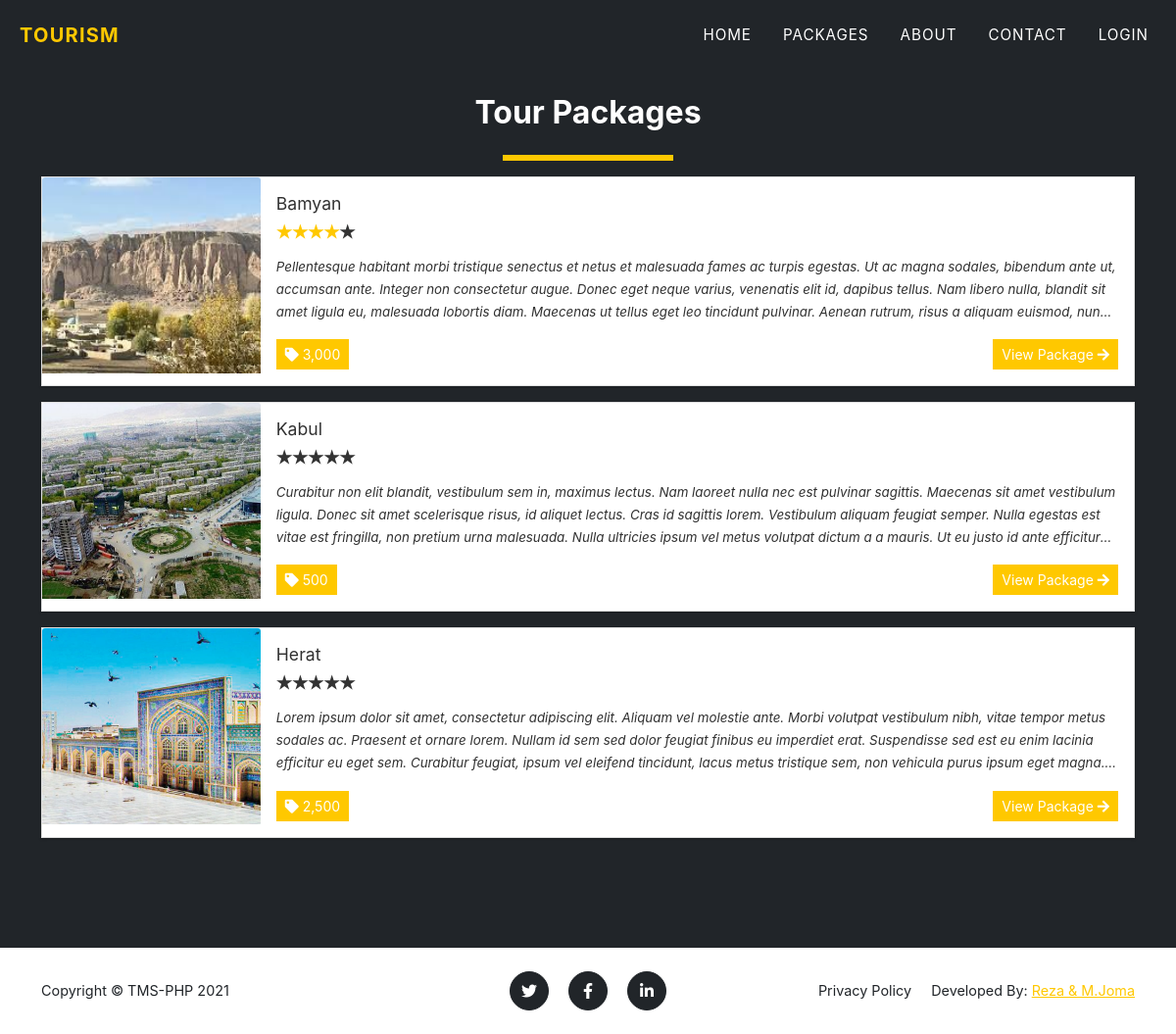
The page /?page=packages on the database its author committed.
### tables this page shows
CREATE TABLE `packages` (
  `id` int(30) NOT NULL,
  `title` text DEFAULT NULL,
  `tour_location` text DEFAULT NULL,
  `cost` double NOT NULL,
  `description` text DEFAULT NULL,
  `upload_path` text DEFAULT NULL,
  `status` tinyint(4) NOT NULL DEFAULT 1 COMMENT '1 =active ,2 = Inactive',
  `date_created` datetime NOT NULL DEFAULT current_timestamp()
);

### config.php (called while the page is built, shortened)
<?php
require_once('classes/DBConnection.php');
require_once('classes/SystemSettings.php');
function validate_image($file){
	if(!empty($file)){
		if(is_file(base_app.$file)){
			return base_url.$file;
		}else{
			return base_url.'dist/img/no-image-available.png';
		}
	}else{
		return base_url.'dist/img/no-image-available.png';
	}
}
?>

### classes/DBConnection.php (called while the page is built, shortened)
<?php
class DBConnection{
    private $host = DB_SERVER;
    private $username = DB_USERNAME;
    private $password = DB_PASSWORD;
    private $database = DB_NAME;
    public $conn;
    public function __construct(){
        if (!isset($this->conn)) {
            $this->conn = new mysqli($this->host, $this->username, $this->password, $this->database);
        }
    }
}
?>

### packages.php (the view)
<section class="page-section bg-dark" id="home">
	<div class="container">
		<h2 class="text-center">Tour Packages</h2>
	<div class="d-flex w-100 justify-content-center">
		<hr class="border-warning" style="border:3px solid" width="15%">
	</div>
	<div class="w-100">
		<?php
		$packages = $conn->query("SELECT * FROM `packages` order by rand() ");
			while($row = $packages->fetch_assoc() ):
				$cover='';
				if(is_dir(base_app.'uploads/package_'.$row['id'])){
					$img = scandir(base_app.'uploads/package_'.$row['id']);
					$k = array_search('.',$img);
					if($k !== false)
						unset($img[$k]);
					$k = array_search('..',$img);
					if($k !== false)
						unset($img[$k]);
					$cover = isset($img[2]) ? 'uploads/package_'.$row['id'].'/'.$img[2] : "";
				}
				$row['description'] = strip_tags(stripslashes(html_entity_decode($row['description'])));
				$review = $conn->query("SELECT * FROM `rate_review` where package_id='{$row['id']}'");
				$review_count =$review->num_rows;
				$rate = 0;
				while($r= $review->fetch_assoc()){
					$rate += $r['rate'];
				}
				if($rate > 0 && $review_count > 0)
				$rate = number_format($rate/$review_count,0,"");
		?>
			<div class="card d-flex w-100 rounded-0 mb-3 package-item">
				<img class="card-img-top" src="<?php echo validate_image($cover) ?>" alt="<?php echo $row['title'] ?>" height="200rem" style="object-fit:cover">
				<div class="card-body">
				<h5 class="card-title truncate-1"><?php echo $row['title'] ?></h5>
				<div class=" w-100 d-flex justify-content-start">
				<form action="">
					<div class="stars stars-small">
							<input disabled class="star star-5" id="star-5" type="radio" name="star" <?php echo $rate == 5 ? "checked" : '' ?>/> <label class="star star-5" for="star-5"></label>
							<input disabled class="star star-4" id="star-4" type="radio" name="star" <?php echo $rate == 4 ? "checked" : '' ?>/> <label class="star star-4" for="star-4"></label>
							<input disabled class="star star-3" id="star-3" type="radio" name="star" <?php echo $rate == 3 ? "checked" : '' ?>/> <label class="star star-3" for="star-3"></label>
							<input disabled class="star star-2" id="star-2" type="radio" name="star" <?php echo $rate == 2 ? "checked" : '' ?>/> <label class="star star-2" for="star-2"></label>
							<input disabled class="star star-1" id="star-1" type="radio" name="star" <?php echo $rate == 1 ? "checked" : '' ?>/> <label class="star star-1" for="star-1"></label>
					</div>
				</form>
				</div>
				<p class="card-text truncate"><?php echo $row['description'] ?></p>
				<div class="w-100 d-flex justify-content-between">
					<span class="rounded-0 btn btn-flat btn-sm btn-primary"><i class="fa fa-tag"></i> <?php echo number_format($row['cost']) ?></span>
					<a href="./?page=view_package&id=<?php echo md5($row['id']) ?>" class="btn btn-sm btn-flat btn-warning">View Package <i class="fa fa-arrow-right"></i></a>
				</div>
				</div>
			</div>
		<?php endwhile; ?>
	</div>
	</div>
</section>

### index.php (shortened to what this page needs)
<!DOCTYPE html>
<html lang="en" class="" style="height: auto;">
<?php require_once('config.php'); ?>
<?php require_once('inc/header.php') ?>
<body class="hold-transition layout-top-nav">
  <?php $page = isset($_GET['page']) ? $_GET['page'] : 'portal';  ?>
  <?php require_once('inc/topBarNav.php') ?>
  <?php
  if (!file_exists($page . ".php") && !is_dir($page)) {
    include '404.html';
  } else {
    if (is_dir($page))
      include $page . '/index.php';
    else
      include $page . '.php';
  }
  ?>
  <?php require_once('inc/footer.php') ?>
</body>
</html>

### inc/header.php (shortened to what this page needs)
<head>
    <link rel="stylesheet" href="<?php echo base_url ?>plugins/fontawesome-free/css/all.min.css">
    <link rel="stylesheet" href="<?php echo base_url ?>plugins/tempusdominus-bootstrap-4/css/tempusdominus-bootstrap-4.min.css">
  <link rel="stylesheet" href="<?php echo base_url ?>plugins/datatables-bs4/css/dataTables.bootstrap4.min.css">
  <link rel="stylesheet" href="<?php echo base_url ?>plugins/datatables-responsive/css/responsive.bootstrap4.min.css">
  <link rel="stylesheet" href="<?php echo base_url ?>plugins/datatables-buttons/css/buttons.bootstrap4.min.css">
  <link rel="stylesheet" href="<?php echo base_url ?>plugins/select2/css/select2.min.css">
  <link rel="stylesheet" href="<?php echo base_url ?>plugins/select2-bootstrap4-theme/select2-bootstrap4.min.css">
    <link rel="stylesheet" href="<?php echo base_url ?>plugins/icheck-bootstrap/icheck-bootstrap.min.css">
    <link rel="stylesheet" href="<?php echo base_url ?>plugins/jqvmap/jqvmap.min.css">
    <link rel="stylesheet" href="<?php echo base_url ?>dist/css/adminlte.css">
    <link rel="stylesheet" href="<?php echo base_url ?>dist/css/custom.css">
    <link rel="stylesheet" href="<?php echo base_url ?>assets/css/styles.css">
    <link rel="stylesheet" href="<?php echo base_url ?>plugins/overlayScrollbars/css/OverlayScrollbars.min.css">
    <link rel="stylesheet" href="<?php echo base_url ?>plugins/daterangepicker/daterangepicker.css">
    <link rel="stylesheet" href="<?php echo base_url ?>plugins/summernote/summernote-bs4.min.css">
  <link rel="stylesheet" href="<?php echo base_url ?>plugins/sweetalert2-theme-bootstrap-4/bootstrap-4.min.css">
  </head>

### inc/topBarNav.php (shortened to what this page needs)
<nav class="navbar navbar-expand-lg navbar-dark fixed-top navbar-shrink" id="mainNav">
           <div class="container-fluid">
               <a class="navbar-brand" href="#page-top"><span class="text-waring">Tourism</span></a>
               <div class="collapse navbar-collapse" id="navbarResponsive">
                   <ul class="navbar-nav text-uppercase ms-auto py-4 py-lg-0">
                       <li class="nav-item"><a class="nav-link" href="<?php echo $page !='home' ? './':''  ?>">Home</a></li>
                       <li class="nav-item"><a class="nav-link" href="./?page=packages">Packages</a></li>
                       <li class="nav-item"><a class="nav-link" href="<?php echo $page !='home' ? './':''  ?>#about">About</a></li>
                       <li class="nav-item"><a class="nav-link" href="<?php echo $page !='home' ? './':''  ?>#contact">Contact</a></li>
                       <?php if(isset($_SESSION['userdata'])): ?>
                         <li class="nav-item"><a class="nav-link" href="./?page=my_account"><i class="fa fa-user"></i> Hi, <?php  echo $_settings->userdata('firstname') ?>!</a></li>
                         <li class="nav-item"><a class="nav-link" href="logout.php"><i class="fa fa-sign-out-alt"></i></a></li>
                       <?php else: ?>
                         <li class="nav-item"><a class="nav-link" href="javascript:void(0)" id="login_btn">Login</a></li>
                       <?php endif; ?>
                   </ul>
               </div>
           </div>
       </nav>

### inc/footer.php (shortened to what this page needs)
<footer class="footer py-4">
  <div class="container">
    <div class="row align-items-center">
      <div class="col-lg-4 text-lg-start">Copyright &copy; <?php echo $_settings->info('short_name') ?> 2021</div>
      <div class="col-lg-4 my-3 my-lg-0">
        <a class="btn btn-dark btn-social mx-2" href="#!"><i class="fab fa-twitter"></i></a>
        <a class="btn btn-dark btn-social mx-2" href="#!"><i class="fab fa-facebook-f"></i></a>
        <a class="btn btn-dark btn-social mx-2" href="#!"><i class="fab fa-linkedin-in"></i></a>
      </div>
      <div class="col-lg-4 text-lg-end">
        <a class="link-dark text-decoration-none me-3" href="javascript:void(0)" id="p_use">Privacy Policy</a>
        <span>Developed By: <a href="https://1sourcecodr.blogspot.com/">Reza & M.Joma</a></span>
      </div>
    </div>
  </div>
</footer>

### rows shown on the page
packages: shows a picture, title "Bamyan", description "Pellentesque habitant morbi tristique senectus et netus et malesuada fames ac turpis egestas. Ut ac magna sodales, bibendum ante ut, accumsan ante. Integer non consectetur augue. Donec eget neque varius, venenatis elit id, dapibus tellus. Nam libero nulla, blandit sit amet ligula eu, malesuada lobortis diam. Maecenas ut tellus eget leo tincidunt pulvinar. Aenean rutrum, risus a aliquam euismod,…", cost "3,000"
packages: shows a picture, title "Kabul", description "Curabitur non elit blandit, vestibulum sem in, maximus lectus. Nam laoreet nulla nec est pulvinar sagittis. Maecenas sit amet vestibulum ligula. Donec sit amet scelerisque risus, id aliquet lectus. Cras id sagittis lorem. Vestibulum aliquam feugiat semper. Nulla egestas est vitae est fringilla, non pretium urna malesuada. Nulla ultricies ipsum vel metus volutpat dictum a a mauris. Ut eu justo id ante…", cost "500"
packages: shows a picture, title "Herat", description "Lorem ipsum dolor sit amet, consectetur adipiscing elit. Aliquam vel molestie ante. Morbi volutpat vestibulum nibh, vitae tempor metus sodales ac. Praesent et ornare lorem. Nullam id sem sed dolor feugiat finibus eu imperdiet erat. Suspendisse sed est eu enim lacinia efficitur eu eget sem. Curabitur feugiat, ipsum vel eleifend tincidunt, lacus metus tristique sem, non vehicula purus ipsum eget…", cost "2,500"

### other values the page prints
$_settings->info('short_name') "TMS-PHP"
